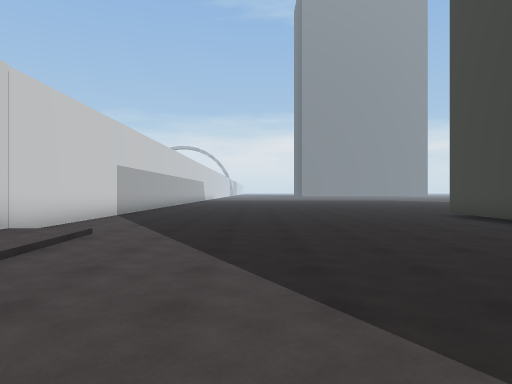
View 1 (above)

19 first-person views from a walk through a 3-D level made in the Unity game engine. The camera is 1.4 m above the floor, looks level and sees 75° across. The floor is counted in squares, 1.84 m on a side. Each view is taken from the middle of a square. On the plan, view 1 faces up. The plan holds only what a view shows up to about 11 squares ahead; the rest is blank. The place goes on beyond the plan. The player character is not drawn. Some surface patterns are stand-ins.

View 2
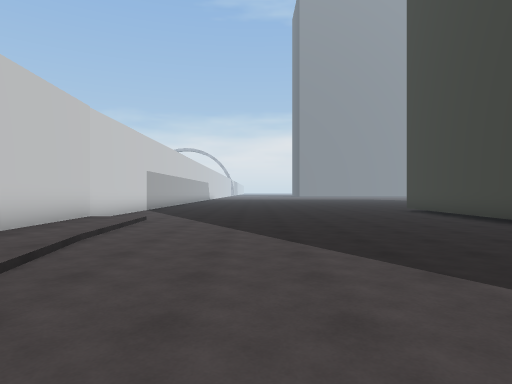

View 3
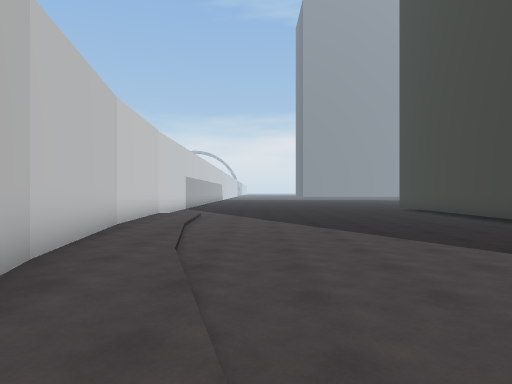

View 4
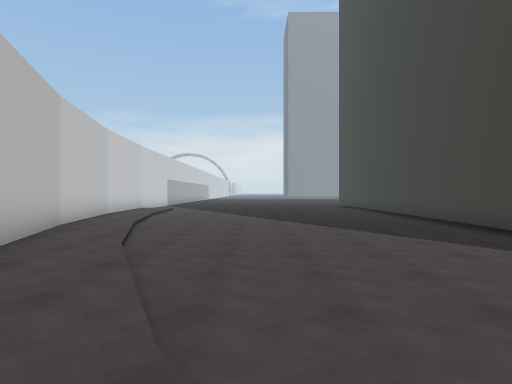

View 5
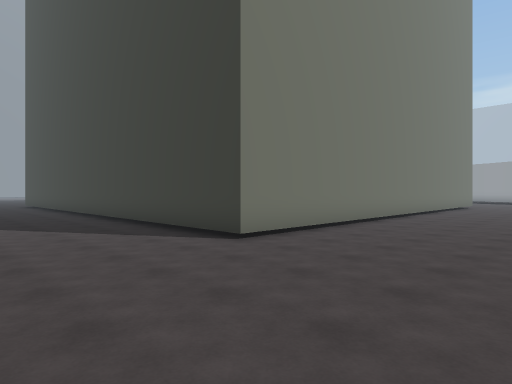

View 6
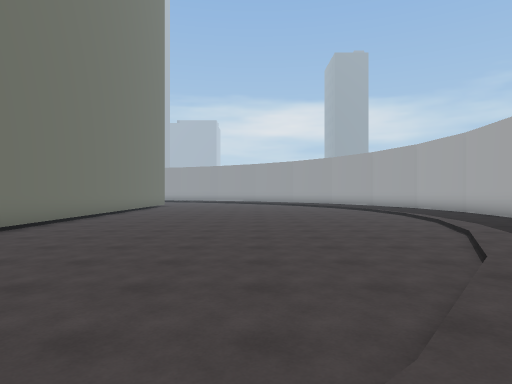

View 7
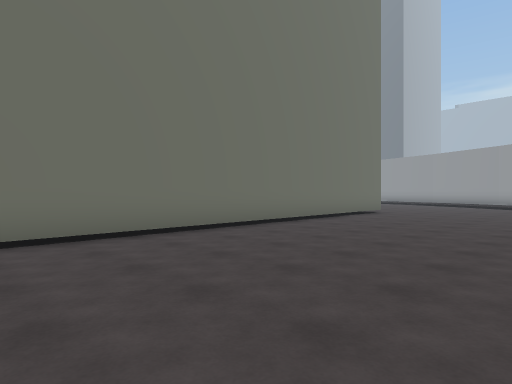

View 8
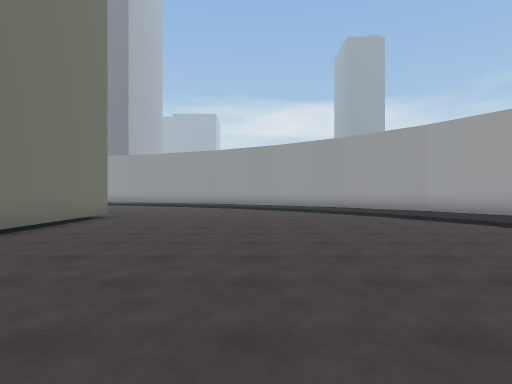

View 9
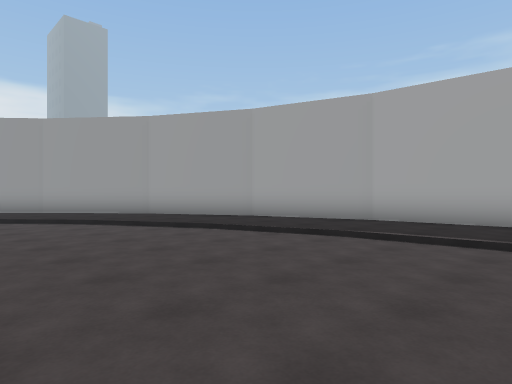

View 10
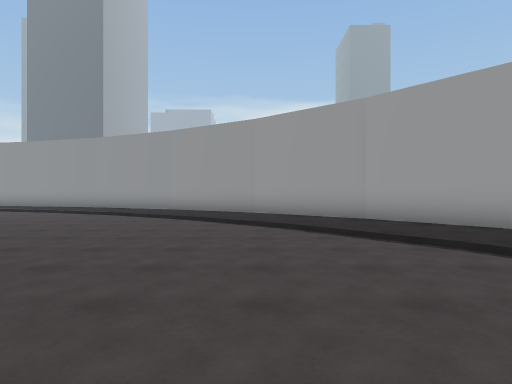

View 11
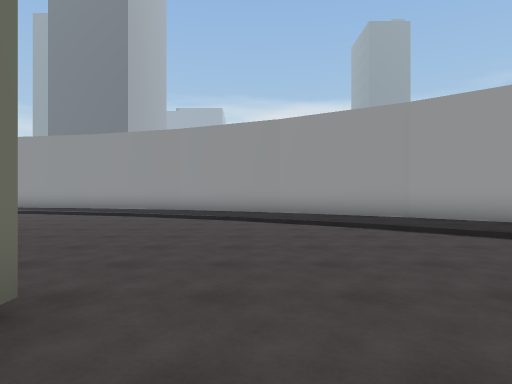

View 12
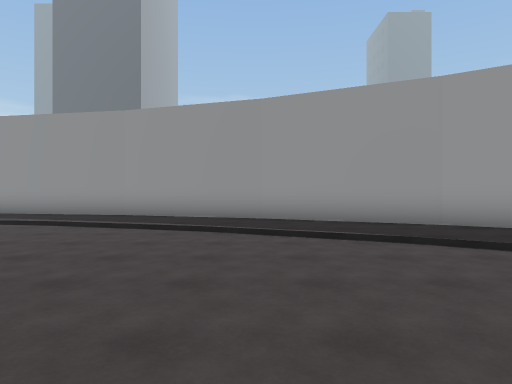

View 13
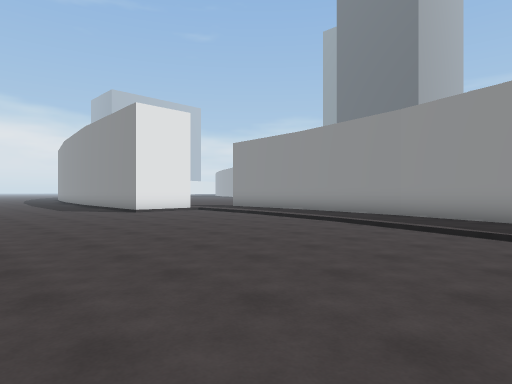

View 14
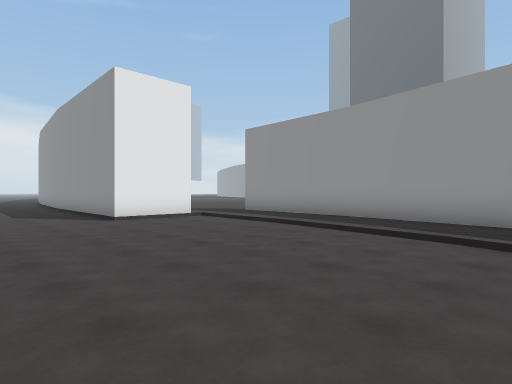

View 15
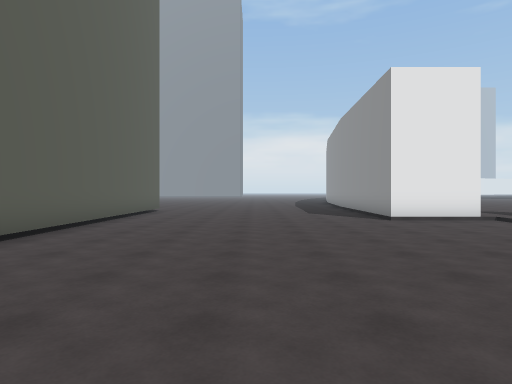

View 16
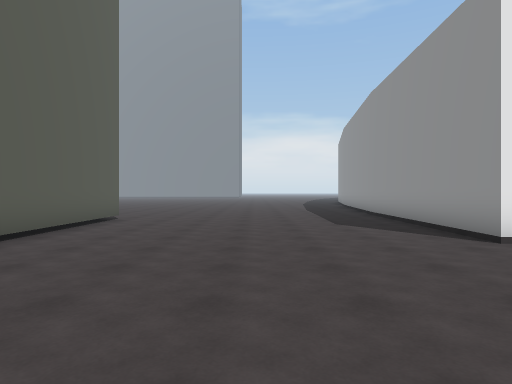

View 17
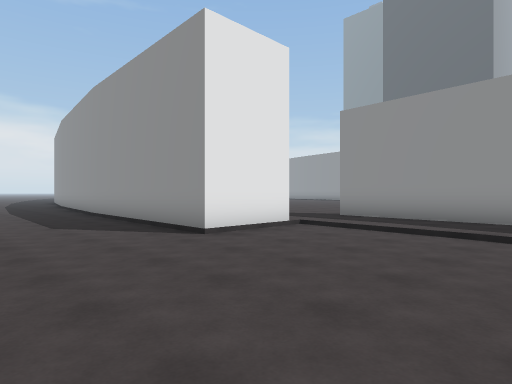

View 18
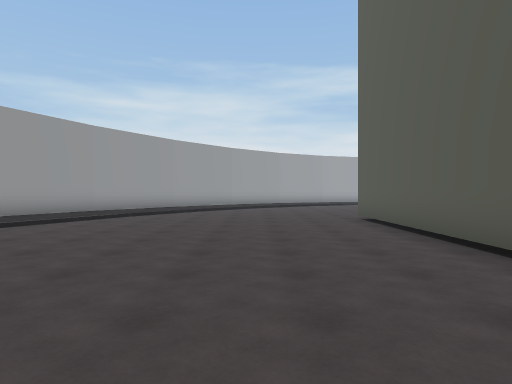

View 19
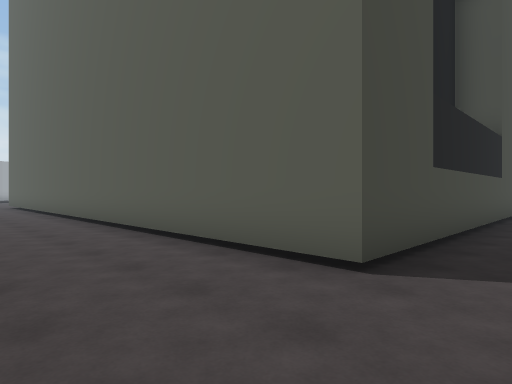

### Floor plan
Key: @ floor where view 1 was taken; # wall or solid block; . main floor; : floor 0.25 m higher than the main floor; / step, stairs or slope.
Columns run from 5 left of view 1 to 36 right of it. Each row starts with its distance up from view 1.
 12                            .........#
 11 #...........         ...............#
 10 #..........#        #########.......#
  9 #..........#                #.......#
  8 #..........#                #.......#   ::
  7 #..........#                #.......#  :::
  6 #//........#                #.......###::#
  5 #:/........#                #..........::#
  4 #:/........#                #..........::#
  3 #:/........#                #..........::#
  2 #::........#                #........./::#
  1 ##:........#                #........./:##
  0  #:..@.....#                #........./:#
 -1  #:/.......#                #.........::#
 -2  #:/.......#                #.........::#
 -3  #::.......#                #......../::#
 -4  ##:.......#                #......../:##
 -5   #:/......#                #........::#
 -6    ::......#                #......./::#
 -7     :/.....##################.......::##
 -8     ::............................./::#
 -9      :/............................::##
-10       :.........................../::#
-11         ........................./::##
-12        : ........................::##
-13         : ......................:::#
-14           /..................../::##
-15           :/................./:::##
-16            ://............../:::##
-17              :/.........../::::##
-18               ::://. .///::::###
-19                 :::: :::::::##
-20                  ::: ::::####
-21                   ########

Positions as (right, up) in squares from view 1, and headings:
1: (0, 0), facing up
2: (0, -3), facing up
3: (-1, -6), facing up
4: (1, -10), facing up
5: (2, -12), facing up-right
6: (3, -13), facing right
7: (11, -13), facing up-right
8: (13, -12), facing right
9: (15, -13), facing down-right
10: (19, -13), facing right
11: (21, -9), facing right
12: (25, -6), facing right
13: (25, -6), facing up-right
14: (27, -3), facing up-right
15: (27, -3), facing up
16: (27, 1), facing up
17: (27, 1), facing up-right
18: (26, 2), facing down
19: (26, 12), facing down-left
